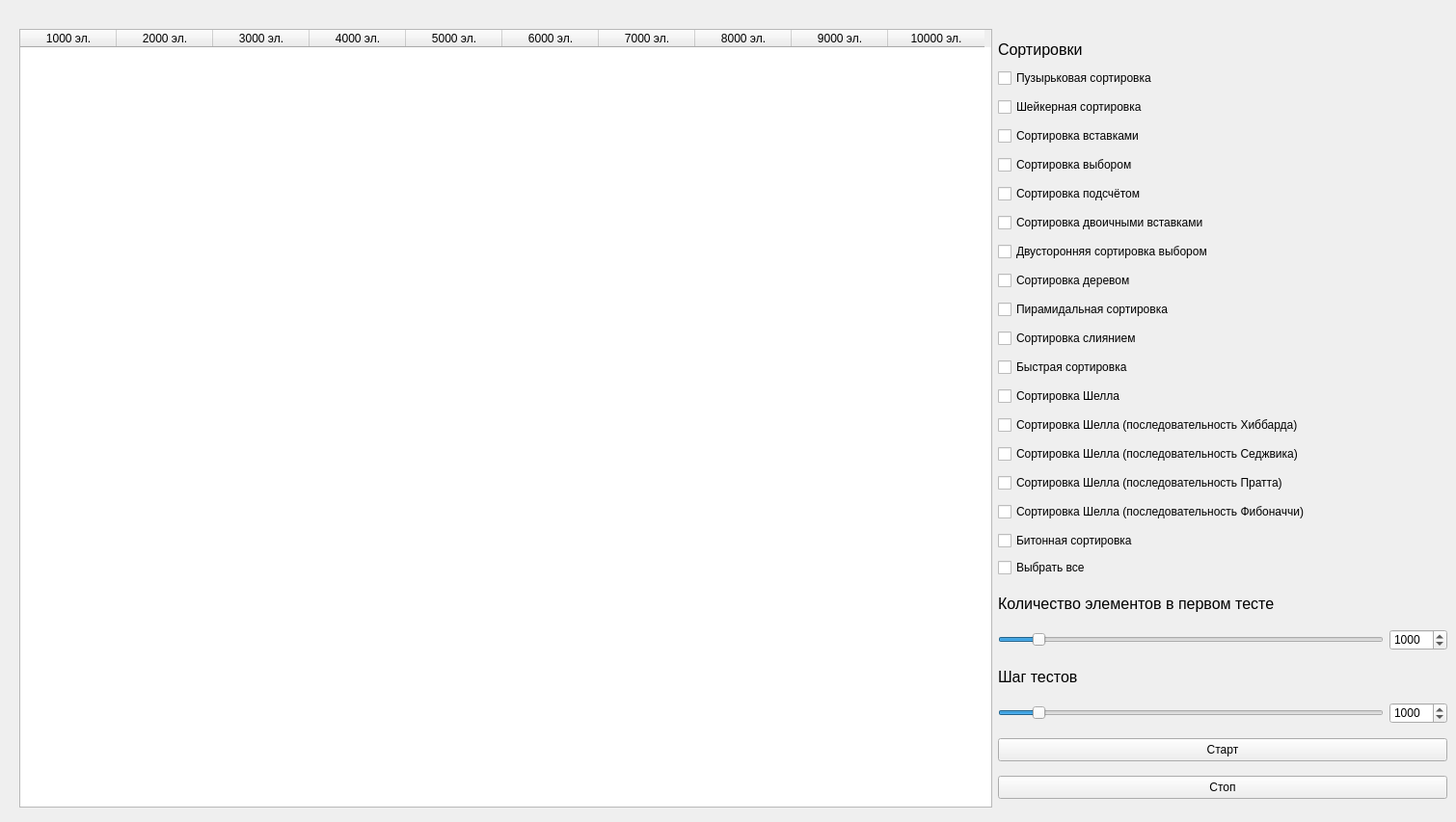
<?xml version="1.0" encoding="UTF-8"?>
<ui version="4.0">
 <class>TestingSorts</class>
 <widget class="QWidget" name="TestingSorts">
  <property name="geometry">
   <rect>
    <x>0</x>
    <y>0</y>
    <width>1510</width>
    <height>853</height>
   </rect>
  </property>
  <property name="windowTitle">
   <string>Тестирование на время</string>
  </property>
  <property name="windowIcon">
   <iconset>
    <normaloff>Icon_Clock_svg.ico</normaloff>Icon_Clock_svg.ico</iconset>
  </property>
  <property name="layoutDirection">
   <enum>Qt::LeftToRight</enum>
  </property>
  <widget class="QWidget" name="horizontalLayoutWidget_3">
   <property name="geometry">
    <rect>
     <x>10</x>
     <y>20</y>
     <width>1501</width>
     <height>828</height>
    </rect>
   </property>
   <layout class="QHBoxLayout" name="horizontalLayout_3">
    <property name="leftMargin">
     <number>10</number>
    </property>
    <property name="topMargin">
     <number>10</number>
    </property>
    <property name="rightMargin">
     <number>10</number>
    </property>
    <property name="bottomMargin">
     <number>10</number>
    </property>
    <item>
     <widget class="QTableWidget" name="tableWidget">
      <property name="minimumSize">
       <size>
        <width>1005</width>
        <height>400</height>
       </size>
      </property>
      <column>
       <property name="text">
        <string>1000 эл.</string>
       </property>
      </column>
      <column>
       <property name="text">
        <string>2000 эл.</string>
       </property>
      </column>
      <column>
       <property name="text">
        <string>3000 эл.</string>
       </property>
      </column>
      <column>
       <property name="text">
        <string>4000 эл.</string>
       </property>
      </column>
      <column>
       <property name="text">
        <string>5000 эл.</string>
       </property>
      </column>
      <column>
       <property name="text">
        <string>6000 эл.</string>
       </property>
      </column>
      <column>
       <property name="text">
        <string>7000 эл.</string>
       </property>
      </column>
      <column>
       <property name="text">
        <string>8000 эл.</string>
       </property>
      </column>
      <column>
       <property name="text">
        <string>9000 эл.</string>
       </property>
      </column>
      <column>
       <property name="text">
        <string>10000 эл.</string>
       </property>
      </column>
     </widget>
    </item>
    <item>
     <layout class="QVBoxLayout" name="verticalLayout_2">
      <property name="sizeConstraint">
       <enum>QLayout::SetDefaultConstraint</enum>
      </property>
      <item>
       <layout class="QVBoxLayout" name="verticalLayout">
        <property name="sizeConstraint">
         <enum>QLayout::SetDefaultConstraint</enum>
        </property>
        <item>
         <widget class="QLabel" name="sortingsLabel">
          <property name="maximumSize">
           <size>
            <width>470</width>
            <height>24</height>
           </size>
          </property>
          <property name="font">
           <font>
            <pointsize>12</pointsize>
           </font>
          </property>
          <property name="text">
           <string>Сортировки</string>
          </property>
         </widget>
        </item>
        <item>
         <widget class="QCheckBox" name="bubbleSortBox">
          <property name="maximumSize">
           <size>
            <width>470</width>
            <height>24</height>
           </size>
          </property>
          <property name="text">
           <string>Пузырьковая сортировка</string>
          </property>
         </widget>
        </item>
        <item>
         <widget class="QCheckBox" name="shakerSortBox">
          <property name="maximumSize">
           <size>
            <width>470</width>
            <height>24</height>
           </size>
          </property>
          <property name="text">
           <string>Шейкерная сортировка</string>
          </property>
         </widget>
        </item>
        <item>
         <widget class="QCheckBox" name="insertionSortBox">
          <property name="maximumSize">
           <size>
            <width>470</width>
            <height>24</height>
           </size>
          </property>
          <property name="text">
           <string>Сортировка вставками</string>
          </property>
         </widget>
        </item>
        <item>
         <widget class="QCheckBox" name="selectionSortBox">
          <property name="maximumSize">
           <size>
            <width>470</width>
            <height>24</height>
           </size>
          </property>
          <property name="text">
           <string>Сортировка выбором</string>
          </property>
         </widget>
        </item>
        <item>
         <widget class="QCheckBox" name="countingSortBox">
          <property name="maximumSize">
           <size>
            <width>470</width>
            <height>24</height>
           </size>
          </property>
          <property name="text">
           <string>Сортировка подсчётом</string>
          </property>
         </widget>
        </item>
        <item>
         <widget class="QCheckBox" name="binInsertSortBox">
          <property name="maximumSize">
           <size>
            <width>470</width>
            <height>24</height>
           </size>
          </property>
          <property name="text">
           <string>Сортировка двоичными вставками</string>
          </property>
         </widget>
        </item>
        <item>
         <widget class="QCheckBox" name="doubleSelectionSortBox">
          <property name="maximumSize">
           <size>
            <width>470</width>
            <height>24</height>
           </size>
          </property>
          <property name="text">
           <string>Двусторонняя сортировка выбором</string>
          </property>
         </widget>
        </item>
        <item>
         <widget class="QCheckBox" name="treeSortBox">
          <property name="maximumSize">
           <size>
            <width>470</width>
            <height>24</height>
           </size>
          </property>
          <property name="text">
           <string>Сортировка деревом</string>
          </property>
         </widget>
        </item>
        <item>
         <widget class="QCheckBox" name="heapSortBox">
          <property name="maximumSize">
           <size>
            <width>470</width>
            <height>24</height>
           </size>
          </property>
          <property name="text">
           <string>Пирамидальная сортировка</string>
          </property>
         </widget>
        </item>
        <item>
         <widget class="QCheckBox" name="mergeSortBox">
          <property name="maximumSize">
           <size>
            <width>470</width>
            <height>24</height>
           </size>
          </property>
          <property name="text">
           <string>Сортировка слиянием</string>
          </property>
         </widget>
        </item>
        <item>
         <widget class="QCheckBox" name="quickSortBox">
          <property name="maximumSize">
           <size>
            <width>470</width>
            <height>24</height>
           </size>
          </property>
          <property name="text">
           <string>Быстрая сортировка</string>
          </property>
         </widget>
        </item>
        <item>
         <widget class="QCheckBox" name="shellSortBox">
          <property name="maximumSize">
           <size>
            <width>470</width>
            <height>24</height>
           </size>
          </property>
          <property name="text">
           <string>Сортировка Шелла</string>
          </property>
         </widget>
        </item>
        <item>
         <widget class="QCheckBox" name="hibbardSortBox">
          <property name="maximumSize">
           <size>
            <width>470</width>
            <height>24</height>
           </size>
          </property>
          <property name="text">
           <string>Сортировка Шелла (последовательность Хиббарда)</string>
          </property>
         </widget>
        </item>
        <item>
         <widget class="QCheckBox" name="sedgewickSortBox">
          <property name="maximumSize">
           <size>
            <width>470</width>
            <height>24</height>
           </size>
          </property>
          <property name="text">
           <string>Сортировка Шелла (последовательность Седжвика)</string>
          </property>
         </widget>
        </item>
        <item>
         <widget class="QCheckBox" name="prattSortBox">
          <property name="maximumSize">
           <size>
            <width>470</width>
            <height>24</height>
           </size>
          </property>
          <property name="text">
           <string>Сортировка Шелла (последовательность Пратта)</string>
          </property>
         </widget>
        </item>
        <item>
         <widget class="QCheckBox" name="fiSortBox">
          <property name="maximumSize">
           <size>
            <width>470</width>
            <height>24</height>
           </size>
          </property>
          <property name="text">
           <string>Сортировка Шелла (последовательность Фибоначчи)</string>
          </property>
         </widget>
        </item>
        <item>
         <widget class="QCheckBox" name="bitonicSortBox">
          <property name="maximumSize">
           <size>
            <width>470</width>
            <height>24</height>
           </size>
          </property>
          <property name="text">
           <string>Битонная сортировка</string>
          </property>
         </widget>
        </item>
        <item>
         <widget class="QCheckBox" name="chooseAllBox">
          <property name="text">
           <string>Выбрать все</string>
          </property>
         </widget>
        </item>
       </layout>
      </item>
      <item>
       <widget class="QLabel" name="firstCountLabel">
        <property name="maximumSize">
         <size>
          <width>470</width>
          <height>24</height>
         </size>
        </property>
        <property name="font">
         <font>
          <pointsize>12</pointsize>
         </font>
        </property>
        <property name="text">
         <string>Количество элементов в первом тесте</string>
        </property>
       </widget>
      </item>
      <item>
       <layout class="QHBoxLayout" name="horizontalLayout">
        <property name="sizeConstraint">
         <enum>QLayout::SetDefaultConstraint</enum>
        </property>
        <item>
         <widget class="QSlider" name="firstCountSlider">
          <property name="maximumSize">
           <size>
            <width>400</width>
            <height>22</height>
           </size>
          </property>
          <property name="minimum">
           <number>100</number>
          </property>
          <property name="maximum">
           <number>10000</number>
          </property>
          <property name="value">
           <number>1000</number>
          </property>
          <property name="orientation">
           <enum>Qt::Horizontal</enum>
          </property>
         </widget>
        </item>
        <item>
         <widget class="QSpinBox" name="firstCountSpinBox">
          <property name="maximumSize">
           <size>
            <width>60</width>
            <height>22</height>
           </size>
          </property>
          <property name="minimum">
           <number>100</number>
          </property>
          <property name="maximum">
           <number>10000</number>
          </property>
          <property name="value">
           <number>1000</number>
          </property>
         </widget>
        </item>
       </layout>
      </item>
      <item>
       <widget class="QLabel" name="stepLabel">
        <property name="maximumSize">
         <size>
          <width>470</width>
          <height>24</height>
         </size>
        </property>
        <property name="font">
         <font>
          <pointsize>12</pointsize>
         </font>
        </property>
        <property name="text">
         <string>Шаг тестов</string>
        </property>
       </widget>
      </item>
      <item>
       <layout class="QHBoxLayout" name="horizontalLayout_2">
        <property name="sizeConstraint">
         <enum>QLayout::SetDefaultConstraint</enum>
        </property>
        <item>
         <widget class="QSlider" name="stepSlider">
          <property name="maximumSize">
           <size>
            <width>400</width>
            <height>22</height>
           </size>
          </property>
          <property name="minimum">
           <number>100</number>
          </property>
          <property name="maximum">
           <number>10000</number>
          </property>
          <property name="value">
           <number>1000</number>
          </property>
          <property name="orientation">
           <enum>Qt::Horizontal</enum>
          </property>
         </widget>
        </item>
        <item>
         <widget class="QSpinBox" name="stepSpinBox">
          <property name="maximumSize">
           <size>
            <width>60</width>
            <height>22</height>
           </size>
          </property>
          <property name="minimum">
           <number>100</number>
          </property>
          <property name="maximum">
           <number>10000</number>
          </property>
          <property name="value">
           <number>1000</number>
          </property>
         </widget>
        </item>
       </layout>
      </item>
      <item>
       <widget class="QPushButton" name="startButton">
        <property name="maximumSize">
         <size>
          <width>470</width>
          <height>24</height>
         </size>
        </property>
        <property name="text">
         <string>Старт</string>
        </property>
       </widget>
      </item>
      <item>
       <widget class="QPushButton" name="stopButton">
        <property name="maximumSize">
         <size>
          <width>470</width>
          <height>24</height>
         </size>
        </property>
        <property name="text">
         <string>Стоп</string>
        </property>
       </widget>
      </item>
     </layout>
    </item>
   </layout>
  </widget>
 </widget>
 <resources/>
 <connections/>
</ui>
